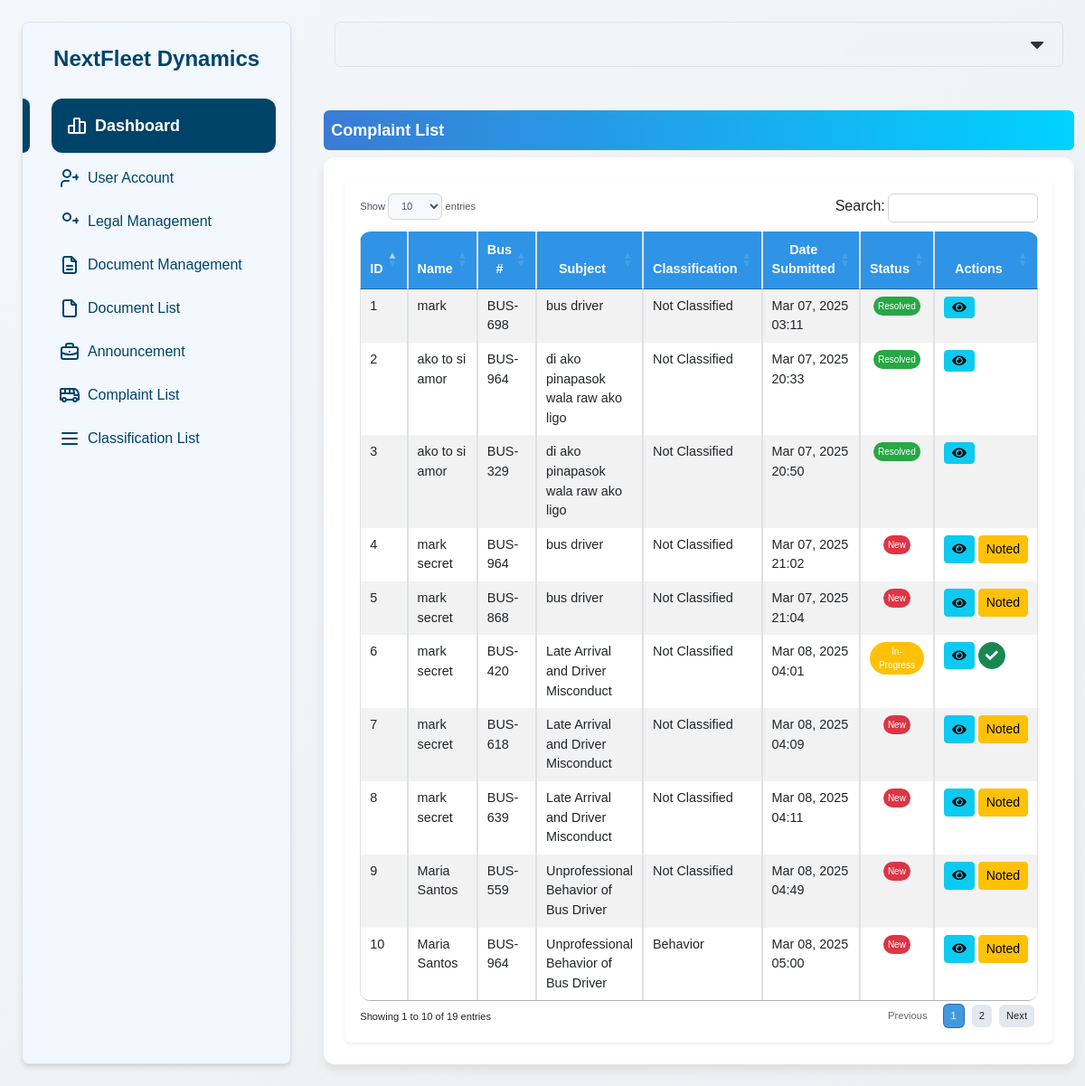
The page /private/admin/complaints_sol.php (signed in) on the database its author committed.
### tables this page shows
CREATE TABLE IF NOT EXISTS `complaints` (
  `id` int NOT NULL AUTO_INCREMENT,
  `name` varchar(255) NOT NULL,
  `email` varchar(255) NOT NULL,
  `bus_number` varchar(50) NOT NULL,
  `plate_number` varchar(50) NOT NULL,
  `subject` varchar(255) NOT NULL,
  `complaint` text NOT NULL,
  `detailed_complaint` text,
  `incident_datetime` datetime DEFAULT NULL,
  `incident_location` varchar(255) DEFAULT NULL,
  `attachment` varchar(255) DEFAULT NULL,
  `created_at` datetime NOT NULL DEFAULT CURRENT_TIMESTAMP,
  `status` varchar(50) NOT NULL DEFAULT 'New',
  `classification` varchar(50) DEFAULT NULL,
  PRIMARY KEY (`id`)
);

### private/admin/complaints_sol.php (the view, shortened to what this page needs)
<?php
include 'db_connect.php';
$sql = "SELECT * FROM complaints ORDER BY created_at DESC";
$result = $conn->query($sql);
$complaints = [];
if ($result && $result->num_rows > 0) {
    while ($row = $result->fetch_assoc()) {
        $complaints[] = $row;
    }
}
?>
<!DOCTYPE html>
<html lang="en">
<head>
  <link href="https://cdn.jsdelivr.net/npm/bootstrap@5.3.0/dist/css/bootstrap.min.css" rel="stylesheet">
  <link rel="stylesheet" href="https://cdn.datatables.net/1.13.4/css/jquery.dataTables.min.css">
  <link rel="stylesheet" href="https://cdn.datatables.net/responsive/2.4.1/css/responsive.dataTables.min.css">
  <link rel="stylesheet" href="https://cdnjs.cloudflare.com/ajax/libs/font-awesome/5.15.4/css/all.min.css">
  <link rel="stylesheet" href="/styles/legal.css?v=<?php echo time(); ?>">
  <link rel="stylesheet" href="/styles/poppins.css?v=<?php echo time(); ?>">
  <script src="https://cdn.tailwindcss.com"></script>
</head>
<body class="h-screen flex bg-gray-100">
  <?php include '../../include/sidebar2.php'; ?>
  <div class="flex-1 flex flex-col">
    <?php include '../../include/topbar2.php'; ?>
    <div class="container mt-4">
      <div class="card-header bg-gray-200 mb-2 p-2 rounded">
          <h2 class="text-lg font-semibold">Complaint List</h2>
      </div>
      <div class="card p-4">
        <div class="table-responsive p-3 rounded shadow-sm">
          <table id="complaintsTable" class="table table-striped table-bordered" style="width:100%">
            <thead class="table-light">
              <tr>
                <th>ID</th>
                <th>Name</th>
                <th>Bus #</th>
                <th>Subject</th>
                <th>Classification</th>
                <th>Date Submitted</th>
                <th>Status</th>
                <th>Actions</th>
              </tr>
            </thead>
            <tbody>
              <?php if(count($complaints) > 0): ?>
                <?php foreach ($complaints as $complaint): ?>
                  <tr>
                    <td><?php echo $complaint['id']; ?></td>
                    <td><?php echo htmlspecialchars($complaint['name']); ?></td>
                    <td><?php echo htmlspecialchars($complaint['bus_number']); ?></td>
                    <td><?php echo htmlspecialchars($complaint['subject']); ?></td>
                    <td><?php echo !empty($complaint['classification']) ? htmlspecialchars($complaint['classification']) : 'Not Classified'; ?></td>
                    <td><?php echo date("M d, Y H:i", strtotime($complaint['created_at'])); ?></td>
                    <td>
                      <div style="display: flex; justify-content: center; align-items: center;">
                        <?php
                          $status = $complaint['status'];
                          if($status == 'New'){
                            echo "<span class='status-new'>New</span>";
                          } elseif($status == 'In-Progress'){
                            echo "<span class='status-in-progress'>In-Progress</span>";
                          } else {
                            echo "<span class='status-resolved'>Resolved</span>";
                          }
                        ?>
                      </div>
                    </td>
                    <td>
                      <div class="d-flex gap-1">
                        <button type="button" class="btn btn-sm btn-info d-flex align-items-center justify-content-center" data-bs-toggle="modal" data-bs-target="#complaintModal_<?php echo $complaint['id']; ?>">
                          <i class="fas fa-eye"></i>
                        </button>
                        <?php if($status == 'New'): ?>
                          <a href="complaints_sol.php?action=acknowledge&id=<?php echo $complaint['id']; ?>"
                              class="btn btn-sm btn-warning swal-ack d-flex align-items-center justify-content-center">
                              Noted
                          </a>
                        <?php endif; ?>
                        <?php if($status == 'In-Progress'): ?>
                          <a href="complaints_sol.php?action=resolve&id=<?php echo $complaint['id']; ?>"
                              class="btn btn-sm btn-success swal-resolve d-flex align-items-center justify-content-center p-1"
                              style="width: 30px; height: 30px; border-radius: 50%;">
                              <i class="fas fa-check"></i>
                          </a>
                        <?php endif; ?>
                      </div>
                    </td>
                  </tr>
                <?php endforeach; ?>
              <?php else: ?>
                <tr>
                  <td colspan="8" class="text-center">No complaints found.</td>
                </tr>
              <?php endif; ?>
            </tbody>
          </table>
        </div>
      </div>
    </div>
  </div>
</body>
</html>

### styles/legal.css (style rules this page uses)
:root { --primary-color: #2c3e50; --secondary-color: #3498db; --accent-color: #27ae60; --background-light: #f4f6f9; --background-dark: #ecf0f1; --text-primary: #333; --text-muted: #6c757d; --font-primary: 'poppins', 'Poppins', sans-serif; --transition-smooth: 0.3s ease; --border-radius: 12px; --box-shadow: 0 6px 12px rgba(0,0,0,0.08); }
body { font-family: var(--font-primary); background: linear-gradient(135deg, var(--background-light), var(--background-dark)); color: var(--text-primary); line-height: 1.6; }
.card { border: none; border-radius: var(--border-radius); box-shadow: var(--box-shadow); transition: all var(--transition-smooth); margin-bottom: 1.5rem; }
.card-header { background: linear-gradient(to right, #3a7bd5, #00d2ff); color: white; border-top-left-radius: var(--border-radius); border-top-right-radius: var(--border-radius); }
.btn-primary, .btn-success { border-radius: 8px; transition: all var(--transition-smooth); display: flex; align-items: center; justify-content: center; gap: 0.5rem; }
.table { border-radius: var(--border-radius); overflow: hidden; }
.table thead { background-color: var(--background-light); }
.table-striped tbody tr:nth-of-type(odd) { background-color: rgba(0,0,0,0.03); }
#accidentTable th, #accidentTable td, #safetyTable th, #safetyTable td, #complianceTable th, #complianceTable td, #caseTable th, #caseTable td, #busStatusTable td, #busStatusTable th, #complaintsTable td, #complaintsTable th { font-size: 0.9rem; }
#caseTable th,#complianceTable th,#safetyTable th,#accidentTable th,#busStatusTable th, #complaintsTable th { background: #2f93e6; color: white; text-align: center; }

### private/admin/complaints_sol.php (style rules this page uses)
.status-new { color: #fff; background-color: #dc3545; font-size: 10px; text-align: center; display: inline-block; margin: 0 auto; padding: 3px 5px; border-radius: 50px; }
.status-in-progress { color: #fff; background-color: #ffc107; font-size: 10px; text-align: center; display: inline-block; margin: 0 auto;padding: 3px 5px; border-radius: 50px; }
.status-resolved { color: #fff; background-color: #28a745; font-size: 10px; text-align: center; display: inline-block; margin: 0 auto;padding: 3px 5px; border-radius: 50px; }

### rows shown on the page
complaints: id "10", name "Maria Santos", bus_number "BUS-964", subject "Unprofessional Behavior of Bus Driver", classification "Behavior", created_at "Mar 08, 2025 05:00", status "New"
complaints: id "9", name "Maria Santos", bus_number "BUS-559", subject "Unprofessional Behavior of Bus Driver", shows "Not Classified", created_at "Mar 08, 2025 04:49", status "New"
complaints: id "8", name "mark secret", bus_number "BUS-639", subject "Late Arrival and Driver Misconduct", shows "Not Classified", created_at "Mar 08, 2025 04:11", status "New"
complaints: id "7", name "mark secret", bus_number "BUS-618", subject "Late Arrival and Driver Misconduct", shows "Not Classified", created_at "Mar 08, 2025 04:09", status "New"
complaints: id "6", name "mark secret", bus_number "BUS-420", subject "Late Arrival and Driver Misconduct", shows "Not Classified", created_at "Mar 08, 2025 04:01", status "In-Progress"
complaints: id "5", name "mark secret", bus_number "BUS-868", subject "bus driver", shows "Not Classified", created_at "Mar 07, 2025 21:04", status "New"
complaints: id "4", name "mark secret", bus_number "BUS-964", subject "bus driver", shows "Not Classified", created_at "Mar 07, 2025 21:02", status "New"
complaints: id "3", name "ako to si amor", bus_number "BUS-329", subject "di ako pinapasok wala raw ako ligo", shows "Not Classified", created_at "Mar 07, 2025 20:50", status "Resolved"
complaints: id "2", name "ako to si amor", bus_number "BUS-964", subject "di ako pinapasok wala raw ako ligo", shows "Not Classified", created_at "Mar 07, 2025 20:33", status "Resolved"
complaints: id "1", name "mark", bus_number "BUS-698", subject "bus driver", shows "Not Classified", created_at "Mar 07, 2025 03:11", status "Resolved"
